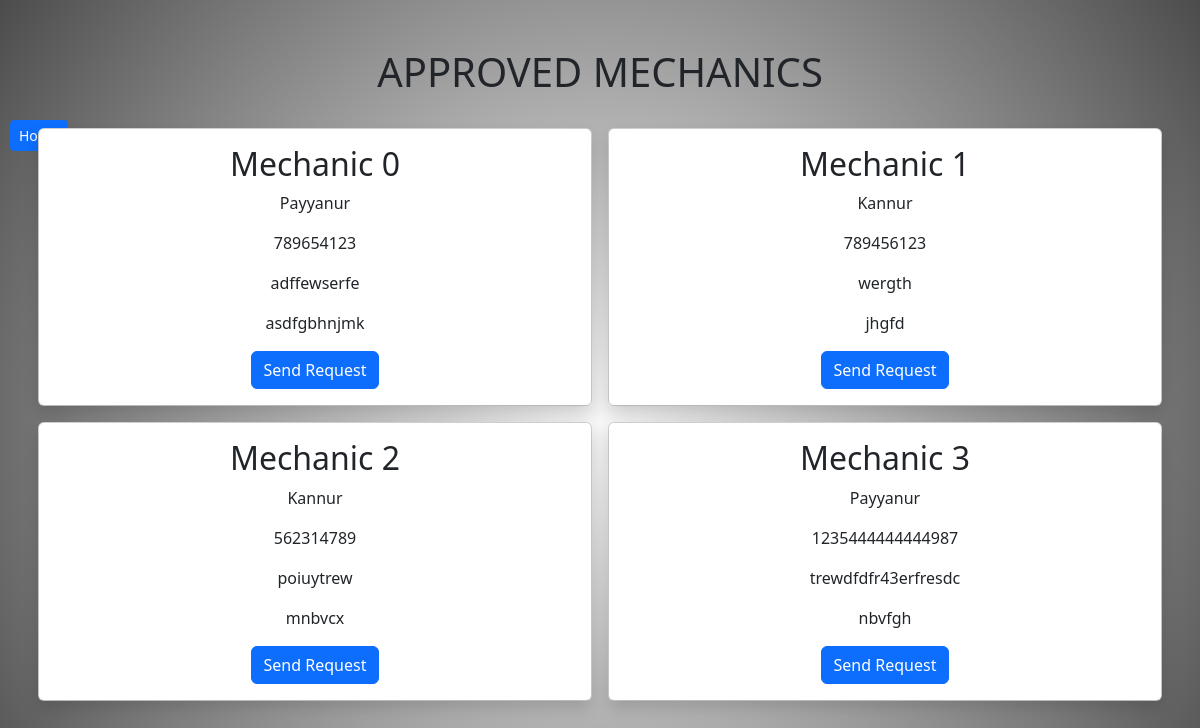
/approved-mechanics/, run on an earlier commit of the app's database.
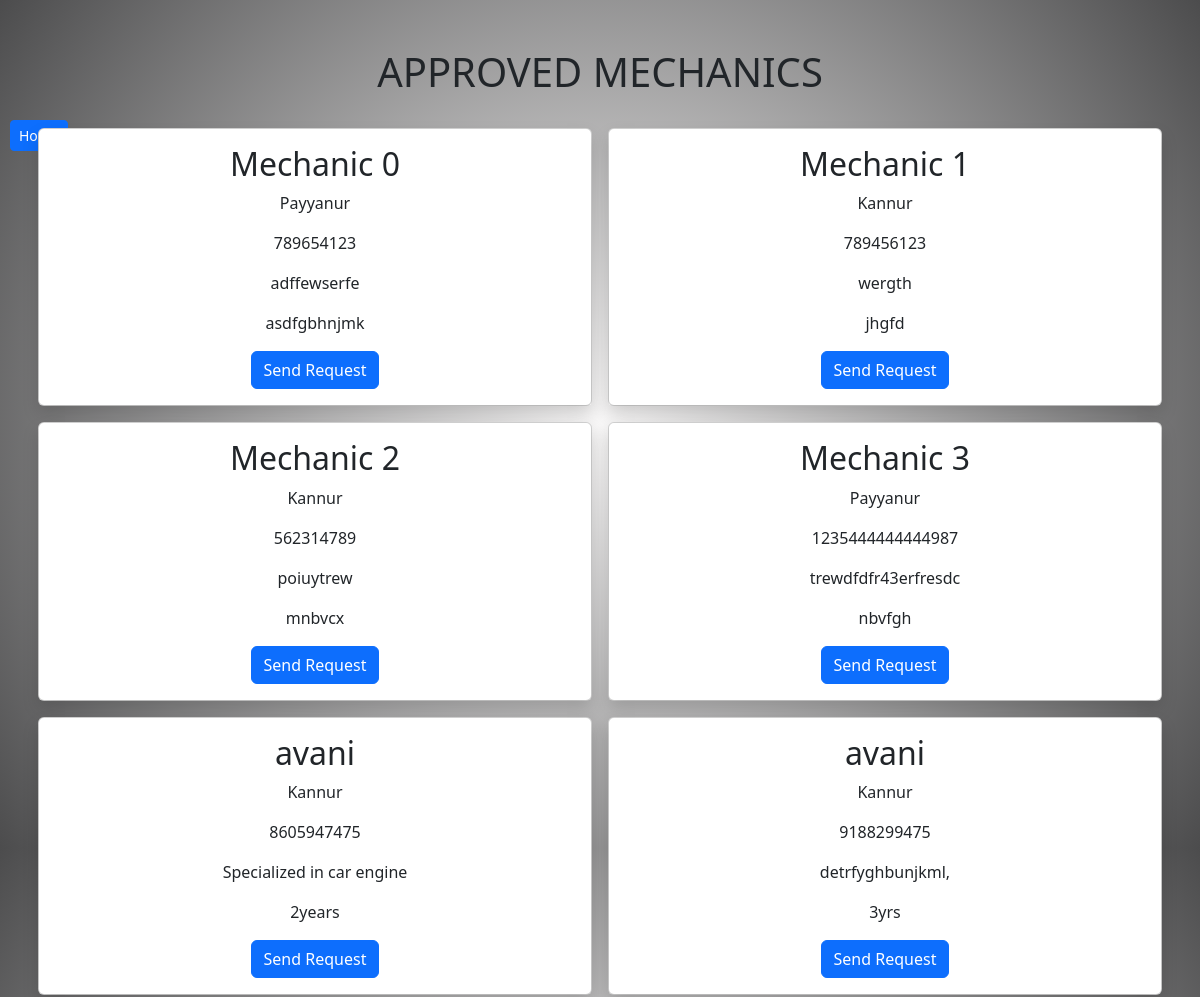
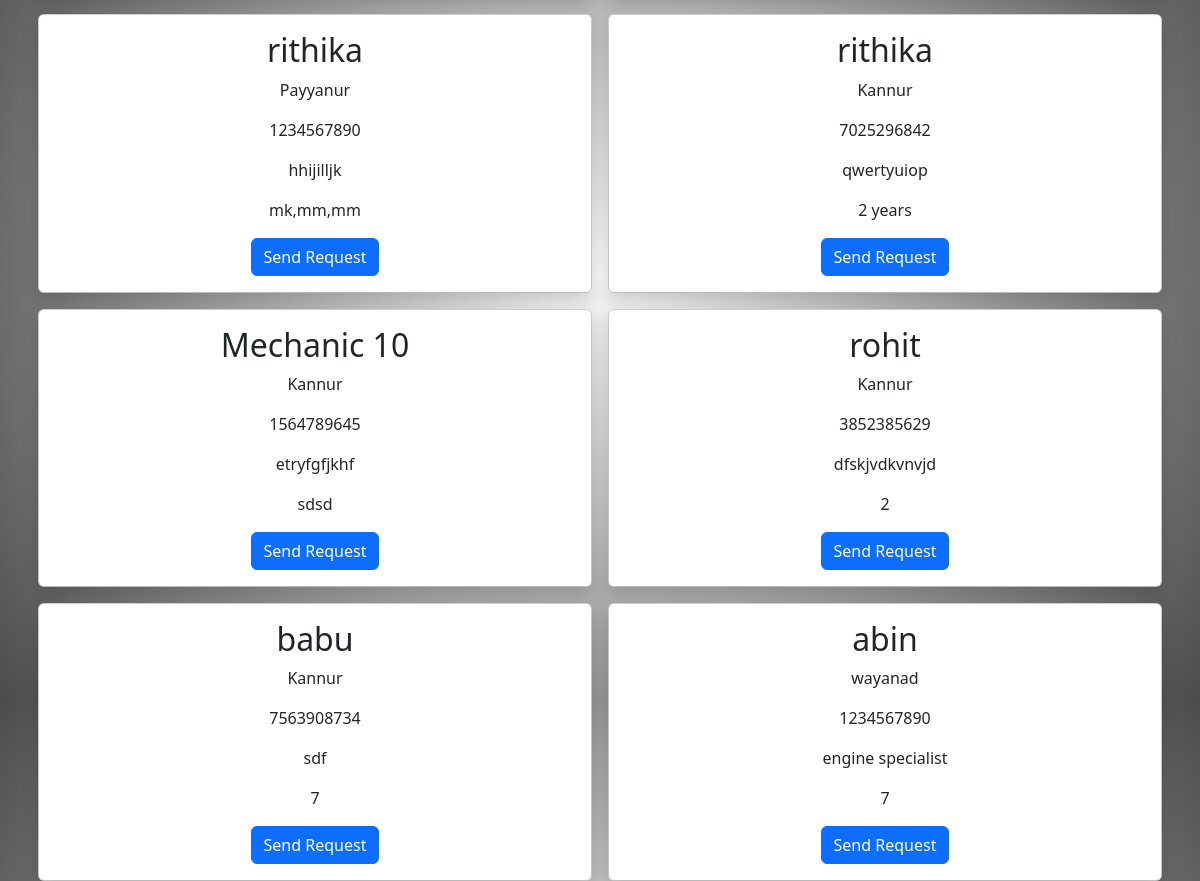
And on a later commit of the database (2 pictures, top to bottom).
### app/models.py (models this page shows, shortened)
class MechanicProfile(models.Model):
    user = models.OneToOneField(User, on_delete=models.CASCADE, related_name="mechanic_profile")
    name=models.CharField(max_length=100)
    location = models.ForeignKey(Location, on_delete=models.CASCADE, related_name="mechanic_location")
    phone = models.CharField(max_length=200)
    dob = models.DateField(null=True)
    skills = models.TextField()
    experience = models.CharField(max_length=200)
    STATUS_CHOICES = [
        ("approved", "Approved"),
        ("pending", "Pending"),
    ]
    status = models.CharField(max_length=200, choices=STATUS_CHOICES, default="pending")
    SPECIALIZATION_CHOICES = [
        ("two_wheeler", "Two Wheeler"),
        ("four_wheeler", "Four Wheeler"),
        ("heavy_vehicle", "Heavy Vehicle"),
    ]
    specialized_in = models.CharField(max_length=200, choices=SPECIALIZATION_CHOICES)
    bio = models.CharField(max_length=200)
    profile_pic = models.ImageField(upload_to="mech_pics",default='static/images/profile/default.jpg', blank=True, null=True)

class Location(models.Model):
    name=models.CharField(max_length=200)
    def __str__(self):
        return self.name

### app/views.py (the view)
# urls.py: path('approved-mechanics/', ApprovedMechanicListView.as_view(), name='approved_mechanics'),
class ApprovedMechanicListView(ListView):
    model = MechanicProfile
    template_name = 'approved_mechanic.html'
    context_object_name = 'mechanics'
    def get_queryset(self):
        return MechanicProfile.objects.filter(status='approved')

### app/templates/approved_mechanic.html (shortened to what this page needs)
<!DOCTYPE html>
<html lang="en">
<head>
    <link href="https://cdn.jsdelivr.net/npm/bootstrap@5.3.3/dist/css/bootstrap.min.css" rel="stylesheet">
</head>
<body class="vh-100" style="background: rgb(241, 239, 240);
background: radial-gradient(circle, rgb(248, 247, 247) 0%, rgb(76, 76, 77) 100%);">
<a href="{% url 'home' %}" class="btn btn-primary btn-sm" style="position: absolute; top: 120px; left: 10px;"> Home</a>
    <div class="container mt-5">
        <div class="text-center my-3">
            <h1>APPROVED MECHANICS</h1>
        </div>
        <div class="row">
            {% for mechanic in mechanics %}
            <div class="col-sm-6 mb-3 mb-sm-0 g-3">
            <form action="{%url 'create_req' mechanic.id %}" class="card">
                <div class="card-body border border-0 text-center shadow">
                    <h2 class="card-title">{{mechanic.name}}</h2>
                    <p class="card-text">{{mechanic.location}}</p>
                    <p class="card-text">{{mechanic.phone}}</p>
                    <p class="card-text">{{mechanic.skills}}</p>
                    <p class="card-text">{{mechanic.experience}}</p>
                    <button type="submit" class="btn btn-primary">Send Request</button>
                </div>
            </form>
            </div>
            {% endfor %}
        </div>
    </div>
</body>
</html>

What changed in the data, as far as the page shows it:
added MechanicProfile: name "avani", location "Kannur", phone "8605947475", skills "Specialized in car engine", experience "2years"
added MechanicProfile: name "avani", location "Kannur", phone "9188299475", skills "detrfyghbunjkml,", experience "3yrs"
added MechanicProfile: name "rithika", location "Payyanur", phone "1234567890", skills "hhijilljk", experience "mk,mm,mm"
added MechanicProfile: name "rithika", location "Kannur", phone "7025296842", skills "qwertyuiop", experience "2 years"
added MechanicProfile: name "Mechanic 10", location "Kannur", phone "1564789645", skills "etryfgfjkhf", experience "sdsd"
added MechanicProfile: name "rohit", location "Kannur", phone "3852385629", skills "dfskjvdkvnvjd", experience "2"
added MechanicProfile: name "babu", location "Kannur", phone "7563908734", skills "sdf", experience "7"
added MechanicProfile: name "abin", location "wayanad", phone "1234567890", skills "engine specialist", experience "7"
